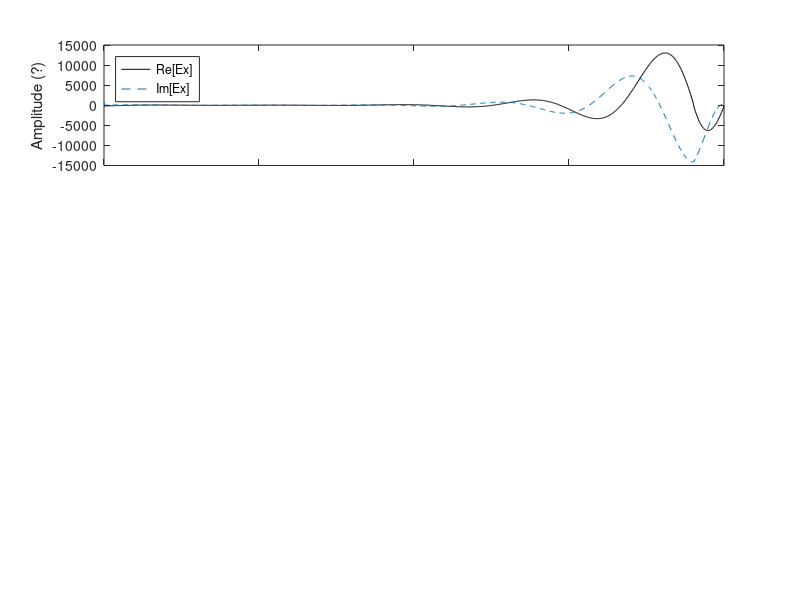

Write MATLAB code to recreate this figure. (Note: this script raises an error after producing the figure.)
%--------------------------------%
% time independent wave solver   %
% V X V X E = k0^2.K.E           %
% rlbarnett c3149416 210917      %
%--------------------------------%

%--
% constants
mu0 = 4.0*pi*1.0e-7;
eps0 = 8.85e-12;
c0 = 1.0/sqrt(eps0*mu0);

%--
% magnetic field (tesla)
B0 = 2.5;

%--
% driver freq
freq = 51.0e6;
om = 2.0*pi*freq;
% nu = 0.05*om;
% om = om + (1i*nu);
k0 = om/c0;
wavel0 = (2*pi)/k0;

%--
% define wavenumbers ky and kz (/m); use values given in van eester section IV?? No
% others mentioned
ky = 5.0;
kz = 6.0;

%--
% spatial domain
npts = 1000;
dx = 0.002;
xmin = 0.0;
xmax = 0.2;
% npts = ((xmax - xmin)/dx);
xax = linspace(xmin, xmax, npts);
% xax = xmin:dx:xmax;
% dx = (xmax - xmin)/(npts - 1);

%--
% density -- set to zero for vacuum case
N0 = 5.0e17;

%--
% electron constants
e = -1.6022e-19;
me = 9.11e-31;

%--
% ion constants (95% D, 5% H)
qd = abs(e);
mp = 1.67e-27;
md = 2.0*mp;

qh = abs(e);
mh = mp;

%-- 
% cyclotron frequencies
om_ce = e*B0/me;
om_cd = qd*B0/md;
om_ch = qh*B0/mh;

%--
% rotation matrix
alpha = 0.5;
beta = 0.5;

r11 = cos(beta)*cos(alpha);
r12 = cos(beta)*sin(alpha);
r13 = -sin(beta);
r21 = -sin(alpha);
r22 = cos(alpha);
r23 = 0.0;
r31 = sin(beta)*cos(alpha);
r32 = sin(beta)*sin(alpha);
r33 = cos(beta);

r = [[r11, r12, r13]
     [r21, r22, r23]
     [r31, r32, r33]];
 
r_para = r(3,:);
Bvec = B0*r_para;

%--
% electron calcs; density, plasma frequency
Ne = N0;
om_pe = sqrt(Ne*e^2/(me*eps0));

%--
% ion calcs (95% D, 5% H); density, plasma frequency
Nd = 0.95*N0;
om_pd = sqrt(Nd*qd^2/(md*eps0));
Nh = 0.05*N0;
om_ph = sqrt(Nh*qh^2/(mh*eps0));

%--
% cold plasma dielectric tensor elements
s = 1.0 - om_pe^2/(om^2 - om_ce^2) - om_pd^2/(om^2 - om_cd^2) - om_ph^2/(om^2 - om_ch^2);
d = om_ce*om_pe^2/(om*(om^2 - om_ce^2)) + om_cd*om_pd^2/(om*(om^2 - om_cd^2)) + om_ch*om_ph^2/(om*(om^2 - om_ch^2));
p = 1.0 - om_pe^2/om^2 - om_pd^2/om^2 - om_ph^2/om^2;

%--
% cold plasma delectric tensor
cpdt = [[s, -1i*d, 0.0]
        [1i*d, s, 0.0]
        [0.0, 0.0, p]];
    
cpdt = r'*cpdt*r;
    
%--
% set up rhs matrix (multiples E field)

% syms ky kz k0 dx
% cpdt = sym('R%d%d',[3,3]);

waveeq_mat = zeros(3*npts, 3*npts);
% waveeq_mat = sym('O%d%d', [3*npts,3*npts]);
ii = 1;

for eq1=1:3:3*npts
    
    eq2 = eq1+1;
    eq3 = eq2+1;
    
    iiex = ii;
    iiey = ii+1;
    iiez = ii+2;
    iiexm = iiex - 3;
    iieym = iiey - 3;
    iiezm = iiez - 3;
    iiexp = iiex + 3;
    iieyp = iiey + 3;
    iiezp = iiez + 3;

    %--
    % set up periodic boundary conditions
    if ((iiexm) & (iieym) & (iiezm)) <= 0
        iiexm = 3*npts + iiexm;
        iieym = 3*npts + iieym;
        iiezm = 3*npts + iiezm;
    end
    
    %--
    % this loop doesn't work if it's set up like the previous one???
    if ((iiexp)) >= (3*npts)
        iiexp = iiexp - 3*npts;
        iieyp = iieyp - 3*npts;
        iiezp = iiezp - 3*npts;
    end          
    
    %--
    % fill matrix
    waveeq_mat(eq1,iiexm) = 0.0;
    waveeq_mat(eq1,iieym) = -1i*ky;
    waveeq_mat(eq1,iiezm) = -1i*kz;
    waveeq_mat(eq1,iiex) = 2.0*dx*(ky^2 + kz^2 - k0^2*cpdt(1,1));
    waveeq_mat(eq1,iiey) = -2.0*dx*k0^2*cpdt(1,2);
    waveeq_mat(eq1,iiez) = -2.0*dx*k0^2*cpdt(1,3);
    waveeq_mat(eq1,iiexp) = 0.0;
    waveeq_mat(eq1,iieyp) = 1i*ky;
    waveeq_mat(eq1,iiezp) = 1i*kz;
    
    waveeq_mat(eq2,iiexm) = -1i*ky*(dx/2.0);
    waveeq_mat(eq2,iieym) = -1.0;
    waveeq_mat(eq2,iiezm) = 0.0;
    waveeq_mat(eq2,iiex) = -dx^2*k0^2*cpdt(2,1);
    waveeq_mat(eq2,iiey) = dx^2*(kz^2 - k0^2*cpdt(2,2)) + 2.0;
    waveeq_mat(eq2,iiez) = -dx^2*(ky*kz + k0^2*cpdt(2,3));
    waveeq_mat(eq2,iiexp) = 1i*ky*(dx/2.0);
    waveeq_mat(eq2,iieyp) = -1.0;
    waveeq_mat(eq2,iiezp) = 0.0;
    
    waveeq_mat(eq3,iiexm) = -1i*kz*(dx/2.0);
    waveeq_mat(eq3,iieym) = 0.0;
    waveeq_mat(eq3,iiezm) = -1.0;
    waveeq_mat(eq3,iiex) = -dx^2*k0^2*cpdt(3,1);
    waveeq_mat(eq3,iiey) = -dx^2*(ky*kz + k0^2*cpdt(3,2));
    waveeq_mat(eq3,iiez) = dx^2*(ky^2 - k0^2*cpdt(3,3)) + 2.0;
    waveeq_mat(eq3,iiexp) = 1i*kz*(dx/2.0);
    waveeq_mat(eq3,iieyp) = 0.0;
    waveeq_mat(eq3,iiezp) = -1.0;
    
    ii = ii + 3;

end

%--
% metallic wall BC
waveeq_mat(1,1:6) = 0.0;
waveeq_mat(2,1:6) = 0.0;
waveeq_mat(3,1:6) = 0.0;
waveeq_mat(1,1) = 1.0;
waveeq_mat(2,2) = 1.0;
waveeq_mat(3,3) = 1.0;

waveeq_mat(3*npts-2,1:3) = 0.0;
waveeq_mat(3*npts-1,1:3) = 0.0;
waveeq_mat(3*npts,1:3) = 0.0;
waveeq_mat(3*npts-2,1) = 1.0;
waveeq_mat(3*npts-1,2) = 1.0;
waveeq_mat(3*npts,3) = 1.0;

%--
% set up rhs vector
Jy = 1.0;
Jz = 1.0;
xloc = find(xax<=0.19);
xloc = xloc*3.0;
rhs = zeros(3*npts,1);
rhs(xloc(end)) = 0.0;
rhs(xloc(end)+1) = 1i*om*mu0*Jy;
rhs(xloc(end)+2) = 1i*om*mu0*Jz;

% --
% calculation solution as waveeq_mat^-1*rhs
% -- COMMENT OUT IF DOING SYMBOLIC MATRIX --%
sol = (waveeq_mat)\rhs;

% ----------------------plots-----------------------%
figure(1)

subplot(3,1,1)
plot(xax, real(sol(1:3:3*npts)), 'k')
ylabel('Amplitude (?)')

hold on

plot(xax, imag(sol(1:3:3*npts)), '--')
set(gca, 'XTickLabel', [])
legend('Re[Ex]', 'Im[Ex]', 'Location', 'northwest')
vline(0.19, '--r', 'Antenna')
    
hold off

subplot(3,1,2)
plot(xax, real(sol(2:3:3*npts)), 'k')
ylabel('Amplitude (?)')

hold on

plot(xax, imag(sol(2:3:3*npts)), '--')
set(gca, 'XTickLabel', [])
legend('Re[Ey]', 'Im[Ey]', 'Location', 'northwest')
vline(0.19, '--r', 'Antenna')

hold off

subplot(3,1,3)
plot(xax, real(sol(3:3:3*npts)), 'k')
ylabel('Amplitude (?)')

hold on

plot(xax, imag(sol(3:3:3*npts)), '--')
xlabel('Position')
legend('Re[Ez]', 'Im[Ez]', 'Location', 'northwest')
vline(0.19, '--r', 'Antenna')

hold off




























